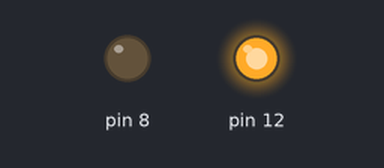
Recording of a sketch running on a simulated Arduino Uno, built with avr-gcc and run on an emulated ATmega328P. On the bench: output pins drawn as LEDs (lit = HIGH).

Above: at 0.2 s.
At 3.62 s:
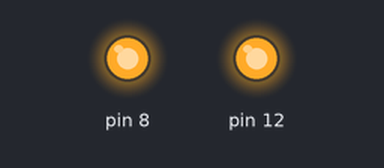
At 5.5 s:
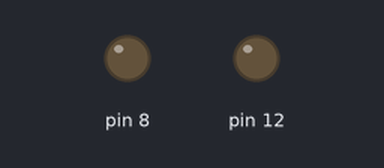
Timing chart, 0 to 6.9 s (numbered marks = the images above):
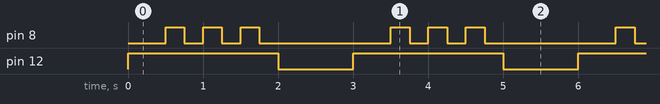

The sketch:

BlinkingLEDs.ino
```cpp
void setup() {
  // put your setup code here, to run once:
  pinMode(12,OUTPUT);
  pinMode(8,OUTPUT);
}

void loop() {
  // put your main code here, to run repeatedly:
  digitalWrite(12,HIGH);
  delay(500);
  digitalWrite(8,HIGH);
  delay(250);
  digitalWrite(8,LOW);
  delay(250);
  digitalWrite(8,HIGH);
  delay(250);
  digitalWrite(8,LOW);
  delay(250);
  digitalWrite(8,HIGH);
  delay(250);
  digitalWrite(8,LOW);
  delay(250);

  digitalWrite(12,LOW);
  digitalWrite(8,LOW);
  delay(1000);
}
```

Measured:
- by itself, pin 8: repeats every 3.0 s: 2 × (LOW 0.25 s, HIGH 0.25 s), LOW 1.8 s, HIGH 0.25 s
- by itself, pin 12: alternates HIGH for 2.0 s and LOW for 1.0 s
- by itself, everything shown: repeats every 3.0 s, in 8 steps
